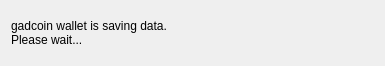
<?xml version="1.0" encoding="UTF-8"?>
<ui version="4.0">
 <class>ExitWidget</class>
 <widget class="QWidget" name="ExitWidget">
  <property name="geometry">
   <rect>
    <x>0</x>
    <y>0</y>
    <width>385</width>
    <height>66</height>
   </rect>
  </property>
  <property name="windowTitle">
   <string>Saving data</string>
  </property>
  <layout class="QVBoxLayout" name="verticalLayout">
   <item>
    <widget class="QLabel" name="label">
     <property name="text">
      <string>gadcoin wallet is saving data.
Please wait...</string>
     </property>
    </widget>
   </item>
  </layout>
 </widget>
 <resources/>
 <connections/>
</ui>
